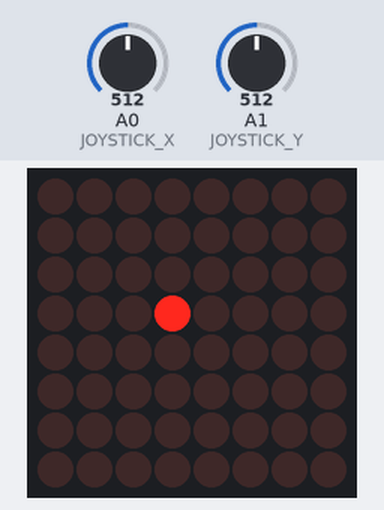
Bench run of a sketch on a simulated Arduino Uno, built with avr-gcc and run on an emulated ATmega328P. Shown: 8×8 LED matrix. Inputs (shaded band) come from the test bench; at power-on: A1 (JOYSTICK_Y) = 512, A0 (JOYSTICK_X) = 512.

Above: at 1.2 s.
1.3 s: A1 (JOYSTICK_Y) set to 306
At 1.8 s:
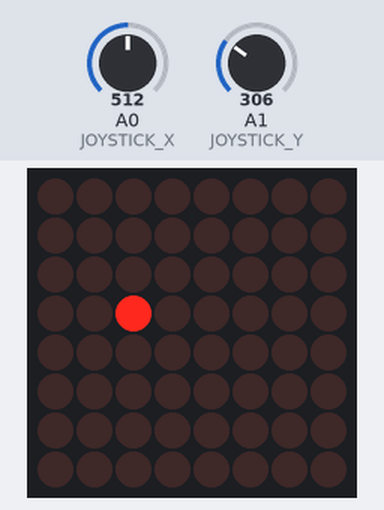
4.3 s: A0 (JOYSTICK_X) set to 716
At 4.7 s:
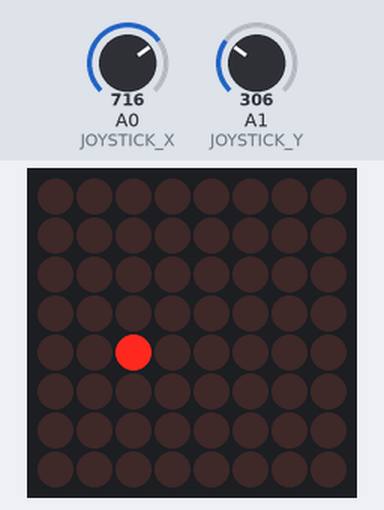
7.3 s: A0 (JOYSTICK_X) set to 900
At 7.9 s:
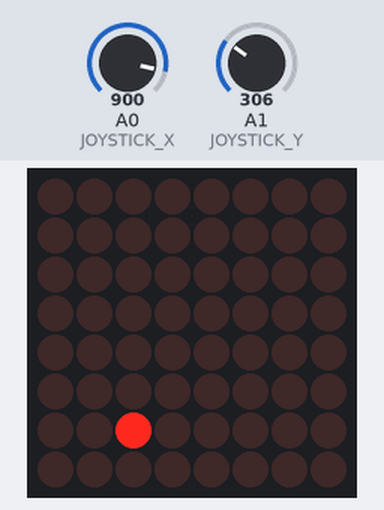
8.8 s: A1 (JOYSTICK_Y) set to 122
At 9.8 s:
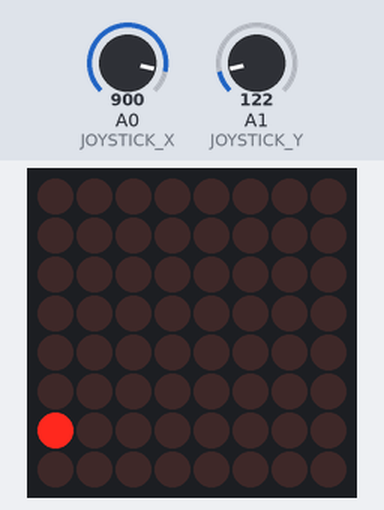
10.3 s: A1 (JOYSTICK_Y) set to 900
At 11.7 s:
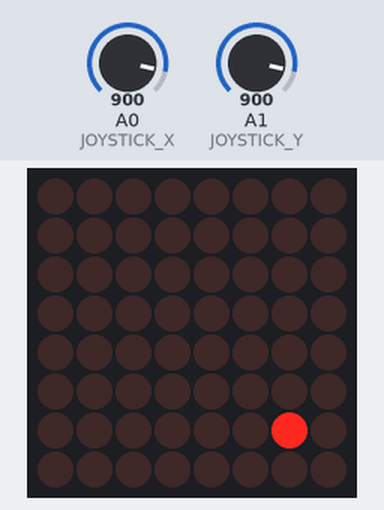
13.3 s: A0 (JOYSTICK_X) set to 511
At 13.6 s:
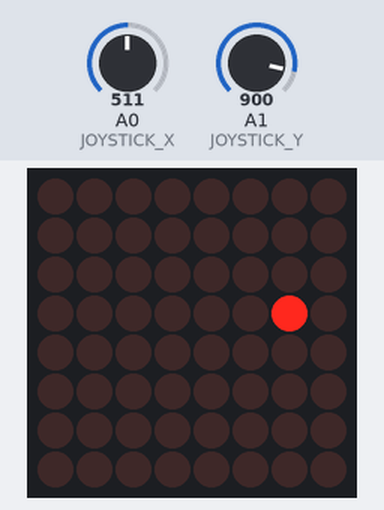
Timing chart, 0 to 16.3 s (numbered marks = the images above; inputs shaded):
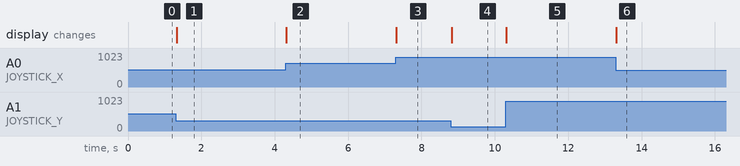

Measured:
- after the input at 1.3 s, the display: changes at once (image 1)
- after the input at 4.3 s, the display: changes at once (image 2)
- after the input at 7.3 s, the display: changes at once (image 3)
- after the input at 8.8 s, the display: changes at once (image 4)
- after the input at 10.3 s, the display: changes at once (image 5)
- after the input at 13.3 s, the display: changes at once (image 6)

The sketch:

Code.ino
```cpp
/*
Rajj YT
Video Link :-
https://youtu.be/vZNOckwU4ag

Circuit :-
https://github.com/usmanrajj/Joystick-with-Dot-Matrix

Library Link :-
https://github.com/nfhktwrbq/LedMatrix8x8
*/
#include "LedControl.h"

// Pin definitions for the joystick
int JOYSTICK_X = A0;
int JOYSTICK_Y = A1;
int DIN=7;
int CLK=5;
int CS=6;

// Create an instance of the LedControl library
LedControl lc=LedControl(DIN,CLK,CS,1); //Din,CLK,CS,Module number 1

void setup() {
  lc.shutdown(0,false); // Wake up the dot matrix
  lc.setIntensity(0,8); // Set the brightness of the dot matrix
  lc.clearDisplay(0);  // Clear the dot matrix
}

void loop() {
  int xVal = analogRead(JOYSTICK_X); // Read the X-axis value of the joystick
  int yVal = analogRead(JOYSTICK_Y); // Read the Y-axis value of the joystick
  lc.clearDisplay(0);
  // Map the joystick values to coordinates on the dot matrix
  int x = map(xVal, 0, 1023, 0, 7);
  int y = map(yVal, 0, 1023, 0, 7);
  lc.setLed(0,x,y,true); // Turn on the LED at the joystick coordinates
}
```
